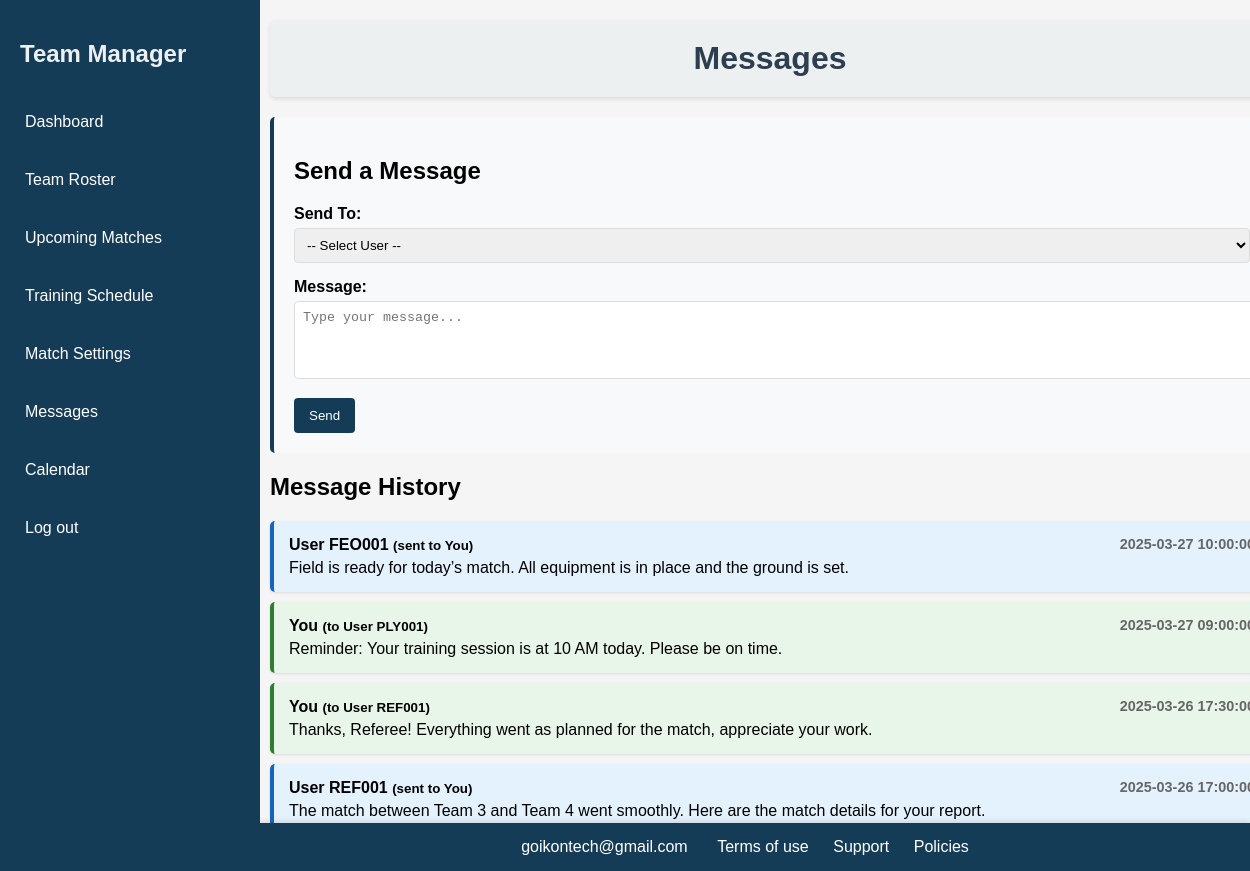
/TeamManager/Messages.php (signed in), run on the app's committed database.
### tables this page shows
CREATE TABLE Message (
    Message_ID TEXT PRIMARY KEY,
    Sender_ID TEXT NOT NULL,
    Receiver_ID TEXT NOT NULL,
    Date_Time DATETIME NOT NULL,
    Text_Message TEXT NOT NULL,
    FOREIGN KEY (Sender_ID) REFERENCES Users(User_ID),
    FOREIGN KEY (Receiver_ID) REFERENCES Users(User_ID)
);

### TeamManager/Messages.php (the view, shortened to what this page needs)
<?php
$dbPath = __DIR__ . '/../fb_managment_system.db';
try {
    $db = new PDO('sqlite:' . $dbPath);
    $db->setAttribute(PDO::ATTR_ERRMODE, PDO::ERRMODE_EXCEPTION);
} catch (PDOException $e) {
    die("Connection failed: " . $e->getMessage());
}
$user_id = $_SESSION['user_id'];
$stmt = $db->prepare("SELECT * FROM Message WHERE Sender_ID = ? OR Receiver_ID = ? ORDER BY Date_Time DESC");
$stmt->execute([$user_id, $user_id]);
$messages = $stmt->fetchAll(PDO::FETCH_ASSOC);
?>
<!DOCTYPE html>
<html lang="en">
<head>
    <link rel="stylesheet" href="../styles/style.css">
</head>
<body>
    <?php include 'sidebar.php'; ?>
    <div class="content">
        <header>
            <h1>Messages</h1>
        </header>
        <div class="message-form">
            <h2>Send a Message</h2>
            <form method="post">
                <label for="receiver_id">Send To:</label>
                <select name="receiver_id" required>
                    <option value="">-- Select User --</option>
                </select>
                <label for="message">Message:</label>
                <textarea name="message" placeholder="Type your message..." rows="4" required></textarea>
                <button type="submit">Send</button>
            </form>
        </div>
        <h2>Message History</h2>
        <?php if (empty($messages)): ?>
            <div class="no-messages">
                <p>No messages found.</p>
            </div>
        <?php else: ?>
            <ul class="message-list">
                <?php foreach ($messages as $msg): ?>
                    <li class="message-item <?= $msg['Sender_ID'] == $user_id ? 'sent' : 'received' ?>">
                        <div class="message-header">
                            <span>
                                <?php if ($msg['Sender_ID'] == $user_id): ?>
                                    You <small>(to User <?= htmlspecialchars($msg['Receiver_ID']) ?>)</small>
                                <?php else: ?>
                                    User <?= htmlspecialchars($msg['Sender_ID']) ?> <small>(sent to You)</small>
                                <?php endif; ?>
                            </span>
                            <span class="message-time"><?= htmlspecialchars($msg['Date_Time']) ?></span>
                        </div>
                        <div class="message-content"><?= htmlspecialchars($msg['Text_Message']) ?></div>
                    </li>
                <?php endforeach; ?>
            </ul>
        <?php endif; ?>
    </div>
    <footer>
        <p>goikontech@gmail.com</p>
        <a href="#">Terms of use</a>
        <a href="#">Support</a>
        <a href="#">Policies</a>
    </footer>
</body>
</html>

### styles/style.css (style rules this page uses)
body { font-family: Arial, sans-serif; margin: 0; padding: 0; display: flex; min-height: 100vh; flex-direction: column; background-color: #f5f5f5; }
.content { margin-left: 250px; padding: 20px; width: calc(100% - 250px); flex: 1; padding-bottom: 60px; }
.content header { background-color: #ecf0f1; padding: 20px; text-align: center; margin-bottom: 20px; border-radius: 5px; box-shadow: 0 2px 4px rgba(0,0,0,0.1); }
.content header h1 { margin: 0; color: #2c3e50; }
.content header h1 { margin: 0; }
a { color: white; text-decoration: none; }
footer { position: fixed; left: 250px; bottom: 0; width: calc(100% - 250px); background-color: #153C57; color: white; text-align: center; padding: 15px 0; z-index: 99; box-shadow: 0 -2px 5px rgba(0,0,0,0.1); }
footer p { margin: 0; display: inline-block; margin-right: 15px; }
footer a { color: white; text-decoration: none; margin: 0 10px; transition: color 0.3s; }

### TeamManager/Messages.php (style rules this page uses)
.content { padding: 20px; }
.message-form { background-color: #f8f9fa; padding: 20px; border-radius: 5px; margin-bottom: 20px; border-left: 4px solid #153C57; }
.message-form label { display: block; margin-bottom: 5px; font-weight: bold; }
.message-form select, .message-form textarea { width: 100%; padding: 8px; border: 1px solid #ddd; border-radius: 4px; margin-bottom: 15px; }
.message-form button { background-color: #153C57; color: white; padding: 10px 15px; border: none; border-radius: 4px; cursor: pointer; }
.message-list { list-style-type: none; padding: 0; }
.message-item { padding: 15px; margin-bottom: 10px; border-radius: 5px; background-color: white; border-left: 4px solid #153C57; box-shadow: 0 1px 3px rgba(0,0,0,0.1); }
.message-item.sent { border-left-color: #2e7d32; background-color: #e8f5e9; }
.message-item.received { border-left-color: #1565c0; background-color: #e3f2fd; }
.message-header { display: flex; justify-content: space-between; margin-bottom: 5px; font-weight: bold; }
.message-time { color: #666; font-size: 0.9em; }

### data on the page
message: Sender_ID "FEO001", Date_Time "2025-03-27…", Text_Message "Field is ready for today’s match. All equipment is in place and the ground is set."
message: Receiver_ID "PLY001", Date_Time "2025-03-27…", Text_Message "Reminder: Your training session is at 10 AM today. Please be on time."
message: Receiver_ID "REF001", Date_Time "2025-03-26…", Text_Message "Thanks, Referee! Everything went as planned for the match, appreciate your work."
message: Sender_ID "REF001", Date_Time "2025-03-26…", Text_Message "The match between Team 3 and Team 4 went smoothly. Here are the match details for your report."
